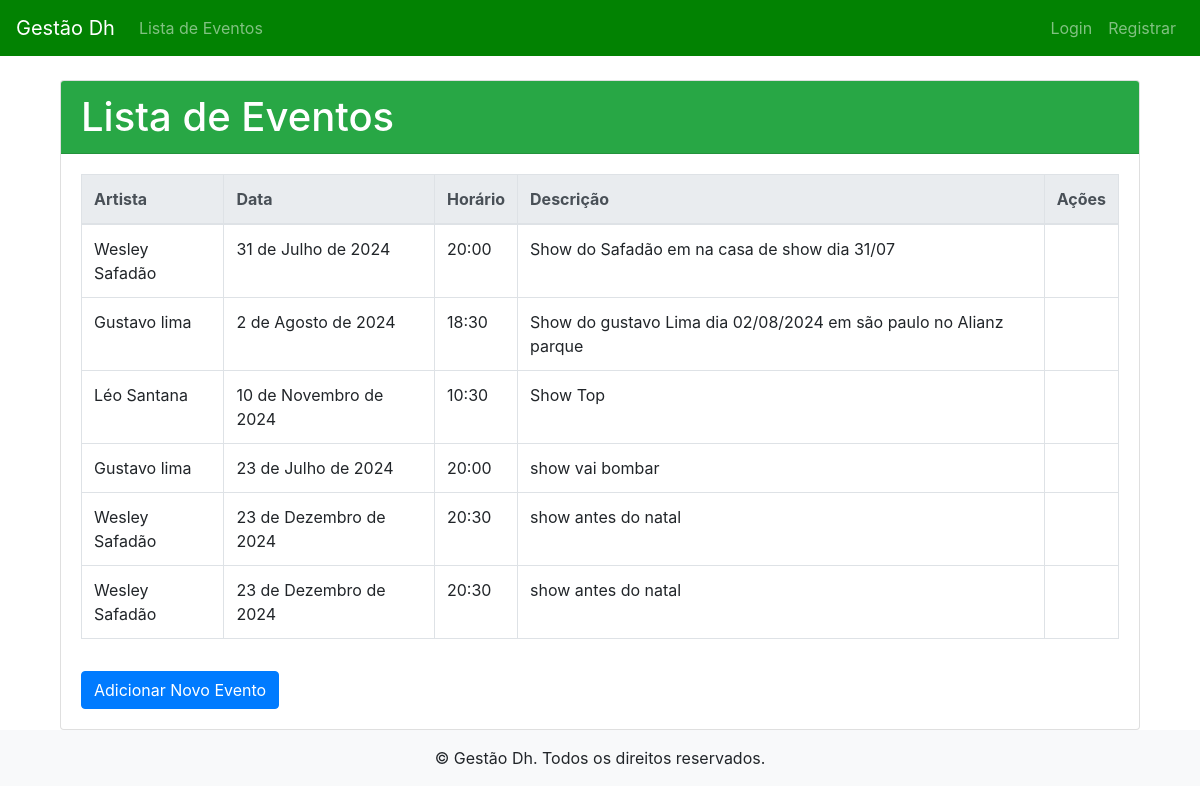
Page /eventos/eventos/list/ on the committed database.
### eventos/models.py (models this page shows, shortened)
class Evento(models.Model):
    artista = models.ForeignKey(Artista, on_delete=models.CASCADE)
    data = models.DateField()
    horario = models.TimeField()
    descricao = models.TextField(null=True, blank=True)

### artistas/models.py (models this page shows, shortened)
class Artista(models.Model):
    nome = models.CharField(max_length=100)
    cpf = models.CharField(max_length=14, unique=True)
    telefone = models.CharField(max_length=15, null=True, blank=True)
    banco = models.CharField(max_length=100)
    tipo_chave_pix = models.CharField(max_length=10, choices=TIPO_CHAVE_CHOICES, default='cel')
    chave_pix = models.CharField(max_length=100)

### eventos/views.py (the view)
# urls.py: path('eventos/list/', views.EventoListView.as_view(), name='evento_list'),
class EventoListView(ListView):
    model = models.Evento
    template_name = 'evento_list.html'
    context_object_name = 'eventos'
    paginate_by = 6

### eventos/templates/evento_list.html (shortened to what this page needs)
{% extends 'base.html' %}
{% block content %}
    <div class="container mt-4">
        <div class="card">
            <div class="card-header bg-success text-white">
                <h1 class="mb-0">Lista de Eventos</h1>
            </div>
            <div class="card-body">
                <table class="table table-hover table-bordered">
                    <thead class="thead-light">
                        <tr>
                            <th>Artista</th>
                            <th>Data</th>
                            <th>Horário</th>
                            <th>Descrição</th>
                            <th>Ações</th>
                        </tr>
                    </thead>
                    <tbody>
                        {% for evento in eventos %}
                            <tr>
                                <td>{{ evento.artista.nome }}</td>
                                <td>{{ evento.data }}</td>
                                <td>{{ evento.horario }}</td>
                                <td>{{ evento.descricao }}</td>
                                <td>
                                </td>
                            </tr>
                        {% empty %}
                            <tr>
                                <td colspan="5" class="text-center">Nenhum evento encontrado.</td>
                            </tr>
                        {% endfor %}
                    </tbody>
                </table>
                <a href="{% url 'evento_create' %}" class="btn btn-primary mt-3">Adicionar Novo Evento</a>
            </div>
        </div>
    </div>
{% endblock %}

### rows in the picture
Evento: artista.nome "Wesley Safadão", data "31 de Julho de 2024", horario "20:00", descricao "Show do Safadão em na casa de show dia 31/07"
Evento: artista.nome "Gustavo lima", data "2 de Agosto de 2024", horario "18:30", descricao "Show do gustavo Lima dia 02/08/2024 em são paulo no Alianz parque"
Evento: artista.nome "Léo Santana", data "10 de Novembro de 2024", horario "10:30", descricao "Show Top"
Evento: artista.nome "Gustavo lima", data "23 de Julho de 2024", horario "20:00", descricao "show vai bombar"
Evento: artista.nome "Wesley Safadão", data "23 de Dezembro de 2024", horario "20:30", descricao "show antes do natal"
Evento: artista.nome "Wesley Safadão", data "23 de Dezembro de 2024", horario "20:30", descricao "show antes do natal"
